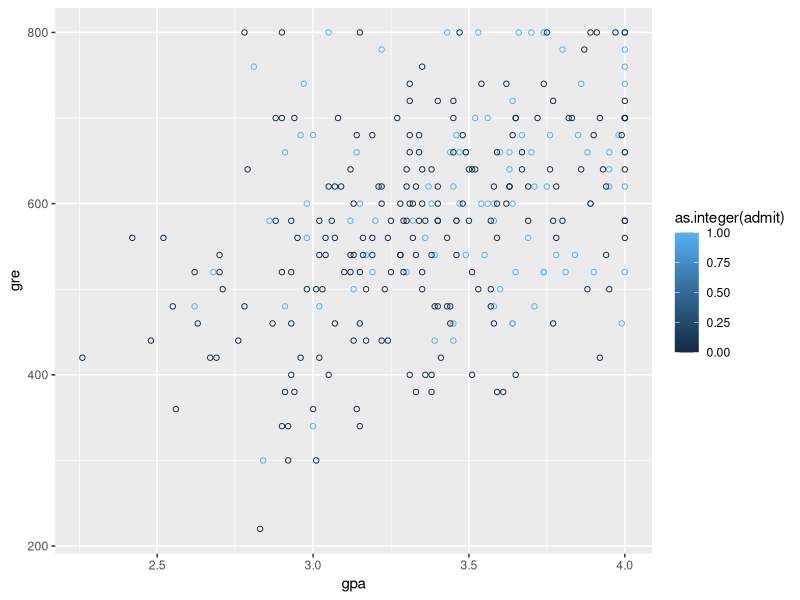
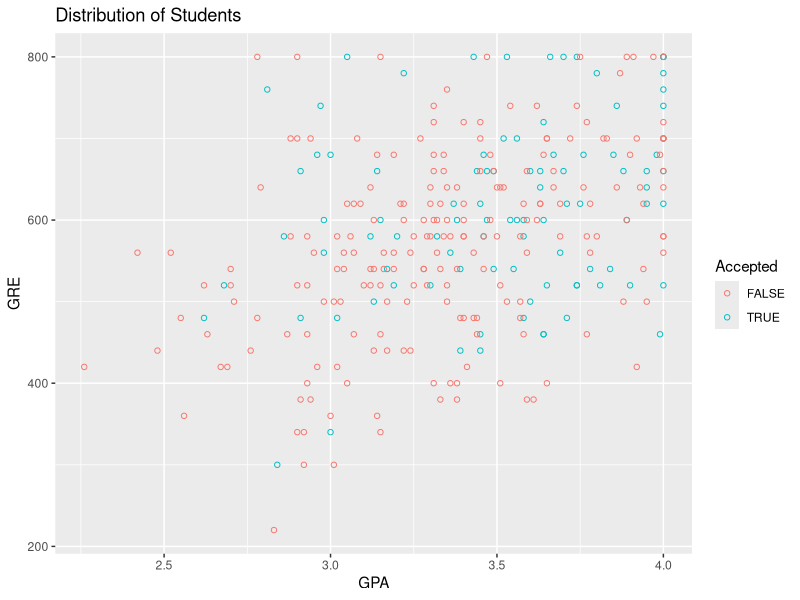
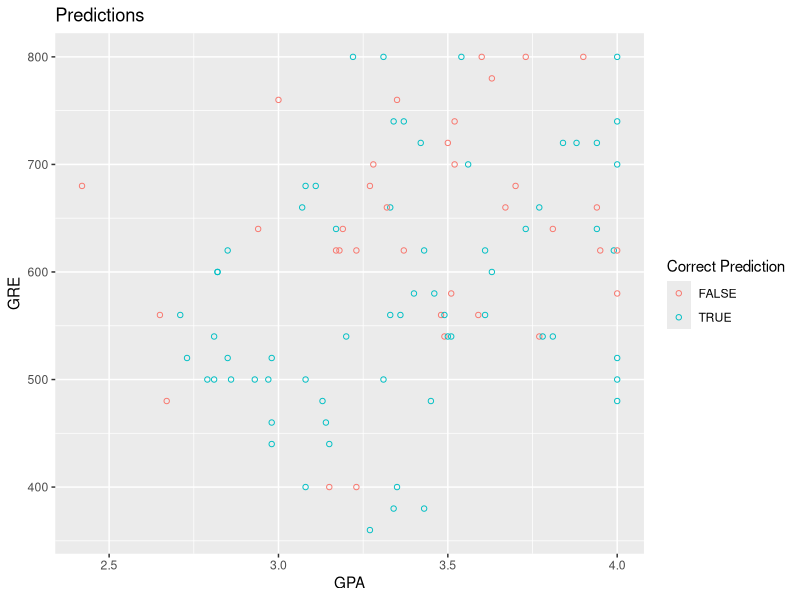

Write R code to recreate these figures, in order.
# A good starting point (before actually coding the algorithm) is always visualizing the 
# data. It helps you see any craziness, or if your underlying assumptions (Normal, etc)
# are reasonable.

# data on my github!
train <- read.csv("train.csv", header = T)
test <- read.csv("test.csv", header = T)

library(ggplot2)
ggplot(train, aes(x = gpa, y = gre, color = as.integer(admit))) + 
  geom_point(shape = 1)

# mmm I can't stand when the colors go on a spectrum when it's obviously discrete, 
# so I'm going to fix that.
train$admit2 = F
train$X = NULL          # an 'X' column pops up every time you write and load a csv...
test$X = NULL

for (i in 1:nrow(train)) {
  if (train[i,1] == 1) train[i,5] = T
}


# now let's try this again...
ggplot(train, aes(x = gpa, y = gre, color = admit2)) + 
  geom_point(shape = 1) + 
  xlab("GPA") + 
  ylab("GRE") +
  ggtitle("Distribution of Students") + 
  labs(colour = 'Accepted')


# So just looking at the data shows that there isn't exactly the clearest boundaries.
# Who knows how UCLA makes those decisions...I guess not statistically haha
# but anyway, we continue

# So the way to do this is to split the training data by class, then calculate the all 
# the probabilites for each class. 

one <- subset(train, admit == 1)
zero <- subset(train, admit == 0)

# We calculate the priors based on the distribution of the two classes, admitted or not. 
# So prior probability of being admitted = number of admitted students / number of rejected
# students.

priorAdmitted <- nrow(one) / nrow(train)
priorRejected <- nrow(zero) / nrow(train)


# Now calculating the conditional likelihood for a new given test example, we have to 
# do this using a Gaussian Distribution that exists within each class.
# So, let's write a function to give this probability

condProb <- function(df, testObj, var) {
  # note - in train df, col2 = gre, col3 = gpa, col4 = rank...let's make a dictionary
  dict <- vector(mode = "list", length = 3)
  names(dict) <- c("gre", "gpa", "rank")
  dict[[1]] <- 2; dict[[2]] <- 3; dict[[3]] <- 4
  
  col <- as.integer(dict[var])
  
  val <- testObj[1, col]    # by doing this the "val" can represent gre, gpa, or rank, depending on what i want
  
  mu <- mean(df[, col])
  sigma <- sd(df[, col])
  
  # we have to account for what side of the mean the value is on
  if (val < mu) return(pnorm(val, mean = mu, sd = sigma))
  else return(pnorm(val, mean = mu, sd = sigma, lower.tail = F))
  
}


# I need to test the function I just made. 
meanGPA <- mean(one[, 3])
sdGPA <- sd(one[, 3])
testGPA <- test[1,3]   # the first student in the test data

testProb <- pnorm(testGPA, mean = meanGPA, sd = sdGPA, lower.tail = F)   # = 0.3344

# so, using the above function, for the first student, we should get 0.3344
condProb(one, test[1,], "gpa") == testProb


# and it works :)



# So far we have calculated the prior, and the likelihood. Now we combine 
# them to calculate the postierior.


# Now we can calculate the probability that test vector x is in each class, admitted or
# rejected. And the max posterior probability of the two will be what our classifier predicts.


# note - condProb(df, testObj, var)    $ format of condProb function $
# where df is one or zero, depending on the class we're calculating for
# testObj is a row of test data, for example test[1, ] would be the first row
# var is gpa, gre, or rank, and it just depends on which I'm calculating for. 
# be sure to enter var as a string


# let's create a new column so we have somewhere to put our predictions
test$predict <- 0

# prob(C|x) = p(C) * product(p(xi|Ck))
# and in reality there is some constant, p(x), in the denominator of that formula,
# but since it's a constant it doesn't matter for classifying. The multiplying together
# of the p(xi | Ck)'s requires conditional independence, a naive assumption ;)


for (i in 1:nrow(test)) {
  probAdmit <- priorAdmitted * condProb(one, test[i, ], "gre") * condProb(one, test[i, ], "gpa") * 
    condProb(one, test[i, ], "rank")
  probReject <- priorRejected * condProb(zero, test[i, ], "gre") * condProb(zero, test[i, ], "gpa") * 
    condProb(zero, test[i, ], "rank")
  
  if (probAdmit > probReject) test[i, 5] = 1
  else test[i, 5] = 0
  
}

# now we have the predictions! It's pretty clear that the algorithm predicted rejected
# more than accepted, probably because rejected has a higher prior (a lot more people
# in the training data got rejected than accepted)

# Let's visualize it, and calculate an accuracy measure for the algorithm
test$correct <- F

for (i in 1:nrow(test)) {
  a <- test[i,1]
  b <- test[i,5]
  if (xor(a,b) == F) test[i,6] = T         # programming question for you -  why does xor work here?
  else test[i, 6] = F
}


accuracy <- nrow(subset(test, correct == T)) / nrow(test)   # I'll take it, considering how finnicky college admissions seem to be.



# Let's look at where the predictions we're more accurate; what biases did the model have?
# It definitely predicted rejected correct more.
ggplot(test, aes(x = gpa, y = gre, color = correct)) + 
  geom_point(shape = 1) + 
  xlab("GPA") + 
  ylab("GRE") +
  ggtitle("Predictions") + 
  labs(colour = 'Correct Prediction')




# Our accuracy level isn't great, but I would also argue the data isn't separable to a high degree.
# One way we can test our model is to run it against a naive Bayes package in R.
install.packages("e1071")
library (e1071)

# note - the variable "admit" is numeric, so we have to make it categorical using
# as.factor. This caused problems for me haha.
model <- naiveBayes(as.factor(admit) ~ gre + gpa + rank, data = train)
model             # we got the same A priori probabilities...that's a good start haha


pred <- predict(model, test)
table(pred, test[,1])


# and if you do the math and get an accuracy rating for this one, you'll see ours is higher.